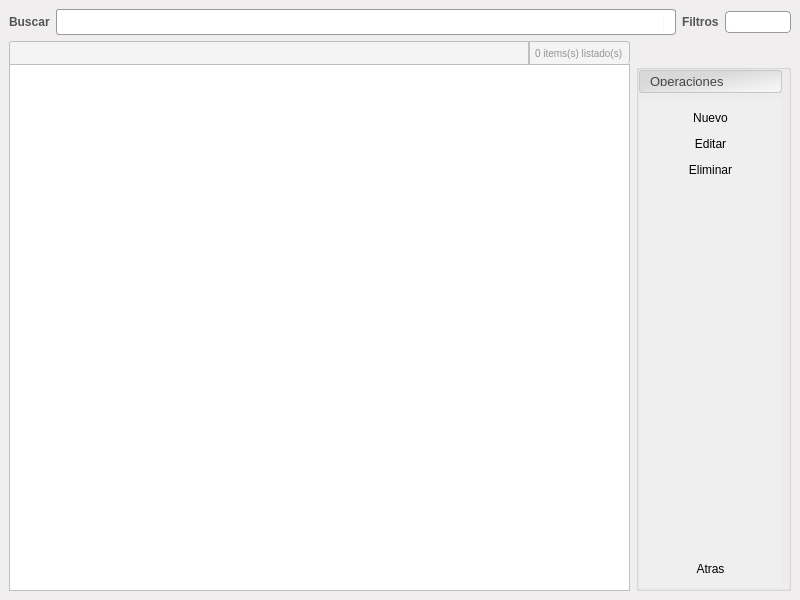
<?xml version="1.0" encoding="UTF-8"?>
<ui version="4.0">
 <class>MainWindow</class>
 <widget class="QMainWindow" name="MainWindow">
  <property name="geometry">
   <rect>
    <x>0</x>
    <y>0</y>
    <width>800</width>
    <height>600</height>
   </rect>
  </property>
  <property name="windowTitle">
   <string>MainWindow</string>
  </property>
  <property name="styleSheet">
   <string notr="true">QMainWindow{
background-color:#F0EEEE ;

border-top-left-radius: 6px 6px;
border-top-right-radius: 6px 6px;
border-bottom-right-radius: 6px 6px;
border-bottom-left-radius: 6px 6px;

}</string>
  </property>
  <widget class="QWidget" name="centralwidget">
   <layout class="QVBoxLayout" name="verticalLayout_3">
    <item>
     <layout class="QVBoxLayout" name="verticalLayout_2">
      <item>
       <layout class="QHBoxLayout" name="horizontalLayout">
        <item>
         <widget class="QLabel" name="label_2">
          <property name="styleSheet">
           <string notr="true">QLabel{
color:rgb(85, 85, 85);
font:bold;
font-family: Ubuntu, Helvetica, sans-serif;
}</string>
          </property>
          <property name="text">
           <string>Buscar</string>
          </property>
         </widget>
        </item>
        <item>
         <layout class="QHBoxLayout" name="horizontalLayout_5">
          <property name="spacing">
           <number>0</number>
          </property>
          <property name="sizeConstraint">
           <enum>QLayout::SetDefaultConstraint</enum>
          </property>
          <item>
           <widget class="QLineEdit" name="leBusqueda">
            <property name="sizePolicy">
             <sizepolicy hsizetype="Expanding" vsizetype="Fixed">
              <horstretch>0</horstretch>
              <verstretch>0</verstretch>
             </sizepolicy>
            </property>
            <property name="minimumSize">
             <size>
              <width>96</width>
              <height>0</height>
             </size>
            </property>
            <property name="styleSheet">
             <string notr="true">QLineEdit { 
border: 1px solid #999999; 
padding: 2px 2px 2px 2px;
min-width: 90px;
height: 20px;

border-top-left-radius: 3px ;
border-top-right-radius: 0px solid white;
border-bottom-right-radius: 0px ;
border-bottom-left-radius: 3px;

}</string>
            </property>
           </widget>
          </item>
          <item>
           <widget class="QLabel" name="lbLupita">
            <property name="sizePolicy">
             <sizepolicy hsizetype="Fixed" vsizetype="Preferred">
              <horstretch>0</horstretch>
              <verstretch>0</verstretch>
             </sizepolicy>
            </property>
            <property name="minimumSize">
             <size>
              <width>0</width>
              <height>26</height>
             </size>
            </property>
            <property name="maximumSize">
             <size>
              <width>30</width>
              <height>26</height>
             </size>
            </property>
            <property name="styleSheet">
             <string notr="true">QLabel { 
background: white;
border: 1px solid #999999; 
padding: 2px 2px 2px 2px;

height: 30px;
width:26px;

border-top-left-radius: 0px ;
border-top-right-radius: 3px;
border-bottom-right-radius: 3px;
border-bottom-left-radius: 0px;

border-left: 0px solid white;
}</string>
            </property>
            <property name="text">
             <string/>
            </property>
            <property name="pixmap">
             <pixmap resource="images_rc/images.qrc">:/newPrefix/find.png</pixmap>
            </property>
            <property name="scaledContents">
             <bool>true</bool>
            </property>
            <property name="alignment">
             <set>Qt::AlignCenter</set>
            </property>
           </widget>
          </item>
         </layout>
        </item>
        <item>
         <widget class="QLabel" name="label_5">
          <property name="styleSheet">
           <string notr="true">QLabel{
color:rgb(85, 85, 85);
font:bold;
font-family: Ubuntu, Helvetica, sans-serif;
}</string>
          </property>
          <property name="text">
           <string>Filtros</string>
          </property>
         </widget>
        </item>
        <item>
         <widget class="QComboBox" name="cbCampos">
          <property name="styleSheet">
           <string notr="true">QComboBox {
border: 1px solid #999999; 
border-radius: 4px;
padding: 2px 2px 2px 2px;
min-width: 6em;
}

QComboBox::down-arrow {
image: url(:newPrefix/arrow_down.png);
height: 10px;
}
QComboBox:editable {
background: white;
border-radius: 0px;
}
QComboBox::drop-down { border-style: none}</string>
          </property>
         </widget>
        </item>
       </layout>
      </item>
     </layout>
    </item>
    <item>
     <layout class="QVBoxLayout" name="verticalLayout">
      <property name="spacing">
       <number>0</number>
      </property>
      <item>
       <layout class="QHBoxLayout" name="horizontalLayout_6" stretch="4,1">
        <property name="spacing">
         <number>6</number>
        </property>
        <item>
         <layout class="QHBoxLayout" name="horizontalLayout_4">
          <property name="spacing">
           <number>0</number>
          </property>
          <item>
           <widget class="QLabel" name="lbTitulo">
            <property name="sizePolicy">
             <sizepolicy hsizetype="Expanding" vsizetype="Minimum">
              <horstretch>0</horstretch>
              <verstretch>0</verstretch>
             </sizepolicy>
            </property>
            <property name="minimumSize">
             <size>
              <width>42</width>
              <height>0</height>
             </size>
            </property>
            <property name="styleSheet">
             <string notr="true">QLabel {
color: #252424;
background-color:rgb(244, 244, 244);

padding:3px;
font: bold 14px;
font-family: Ubuntu, Helvetica, sans-serif;
border: 1px solid #BFBFBF;

border-bottom: 0px solid white;
border-top-left-radius: 3px ;
border-top-right-radius: 0px solid white;
border-bottom-right-radius: 0px ;

}</string>
            </property>
            <property name="text">
             <string>&lt;Nombre lista&gt;</string>
            </property>
           </widget>
          </item>
          <item>
           <widget class="QLabel" name="lbCantidadItems">
            <property name="sizePolicy">
             <sizepolicy hsizetype="Preferred" vsizetype="Preferred">
              <horstretch>0</horstretch>
              <verstretch>0</verstretch>
             </sizepolicy>
            </property>
            <property name="minimumSize">
             <size>
              <width>42</width>
              <height>0</height>
             </size>
            </property>
            <property name="styleSheet">
             <string notr="true">QLabel {
color: rgb(147, 147, 147);
background-color:rgb(244, 244, 244);

padding:3px;
font: 10px;
font-family: Ubuntu, Helvetica, sans-serif;
border: 1px solid #BFBFBF;

border-top-left-radius: 0px solid rgb(244, 244, 244);
border-top-right-radius: 3px;
border-bottom-right-radius: 3px;
border-bottom-left-radius: 0px;
border-bottom: 0px solid white;
}</string>
            </property>
            <property name="text">
             <string>0 items(s) listado(s)</string>
            </property>
           </widget>
          </item>
         </layout>
        </item>
        <item>
         <widget class="QLabel" name="label_3">
          <property name="text">
           <string/>
          </property>
         </widget>
        </item>
       </layout>
      </item>
      <item>
       <layout class="QHBoxLayout" name="horizontalLayout_2" stretch="4,1">
        <property name="spacing">
         <number>6</number>
        </property>
        <item>
         <widget class="QTableWidget" name="twDatos">
          <property name="font">
           <font>
            <family>Ubuntu,Helvetica,sans-serif</family>
           </font>
          </property>
          <property name="styleSheet">
           <string notr="true">QHeaderView::section {
border-radius: 3px;
padding: 2px 4px 2px 4px;

/* Fuente */
color: #3A3939;
text-align: left;
font-family: Ubuntu, Helvetica, sans-serif;

background-color:rgb(244, 244, 244);
/*qlineargradient(spread:reflect, x1:1, y1:1, x2:1, y2:0, stop:0 rgba(240, 240, 240, 255), stop:0.509174 rgba(250, 250, 250, 255), stop:0.963303 rgba(255, 255, 255, 255));*/
/* Bordes */
border-bottom: 1px solid #E3E3E3;
border-top: 1px solid #FFFFFF;
padding:6px;
border-top-left-radius: 0px;

}

QTableWidget{
font-family: Ubuntu, Helvetica, sans-serif;
/*font-size: 12px;*/
text-align: left;

border: 1px solid #BFBFBF;

}</string>
          </property>
          <property name="frameShape">
           <enum>QFrame::Box</enum>
          </property>
          <property name="lineWidth">
           <number>0</number>
          </property>
          <property name="editTriggers">
           <set>QAbstractItemView::AnyKeyPressed</set>
          </property>
          <property name="alternatingRowColors">
           <bool>true</bool>
          </property>
          <property name="selectionMode">
           <enum>QAbstractItemView::SingleSelection</enum>
          </property>
          <property name="selectionBehavior">
           <enum>QAbstractItemView::SelectRows</enum>
          </property>
          <property name="textElideMode">
           <enum>Qt::ElideLeft</enum>
          </property>
          <property name="verticalScrollMode">
           <enum>QAbstractItemView::ScrollPerItem</enum>
          </property>
          <property name="horizontalScrollMode">
           <enum>QAbstractItemView::ScrollPerItem</enum>
          </property>
          <property name="showGrid">
           <bool>true</bool>
          </property>
          <property name="gridStyle">
           <enum>Qt::NoPen</enum>
          </property>
          <property name="sortingEnabled">
           <bool>true</bool>
          </property>
          <property name="wordWrap">
           <bool>true</bool>
          </property>
          <property name="cornerButtonEnabled">
           <bool>false</bool>
          </property>
          <attribute name="horizontalHeaderVisible">
           <bool>true</bool>
          </attribute>
          <attribute name="horizontalHeaderHighlightSections">
           <bool>true</bool>
          </attribute>
          <attribute name="horizontalHeaderShowSortIndicator" stdset="0">
           <bool>true</bool>
          </attribute>
          <attribute name="horizontalHeaderStretchLastSection">
           <bool>true</bool>
          </attribute>
          <attribute name="verticalHeaderVisible">
           <bool>false</bool>
          </attribute>
          <attribute name="verticalHeaderCascadingSectionResizes">
           <bool>true</bool>
          </attribute>
          <attribute name="verticalHeaderDefaultSectionSize">
           <number>24</number>
          </attribute>
          <attribute name="verticalHeaderHighlightSections">
           <bool>false</bool>
          </attribute>
          <attribute name="verticalHeaderShowSortIndicator" stdset="0">
           <bool>false</bool>
          </attribute>
          <attribute name="verticalHeaderStretchLastSection">
           <bool>false</bool>
          </attribute>
         </widget>
        </item>
        <item>
         <widget class="QGroupBox" name="gbDetalles">
          <property name="sizePolicy">
           <sizepolicy hsizetype="Expanding" vsizetype="Expanding">
            <horstretch>0</horstretch>
            <verstretch>0</verstretch>
           </sizepolicy>
          </property>
          <property name="title">
           <string/>
          </property>
          <layout class="QHBoxLayout" name="horizontalLayout_3">
           <property name="spacing">
            <number>0</number>
           </property>
           <property name="leftMargin">
            <number>0</number>
           </property>
           <property name="topMargin">
            <number>0</number>
           </property>
           <property name="rightMargin">
            <number>6</number>
           </property>
           <property name="bottomMargin">
            <number>0</number>
           </property>
           <item>
            <widget class="QToolBox" name="toolBox">
             <property name="sizePolicy">
              <sizepolicy hsizetype="Preferred" vsizetype="Expanding">
               <horstretch>0</horstretch>
               <verstretch>0</verstretch>
              </sizepolicy>
             </property>
             <property name="font">
              <font>
               <pointsize>10</pointsize>
              </font>
             </property>
             <property name="styleSheet">
              <string notr="true">QToolBox::tab {
color:rgb(68, 68, 68);
background-color: qlineargradient(spread:reflect, x1:0.195, y1:0.176136, x2:1, y2:1, stop:0.195238 rgba(217, 217, 217, 255), stop:0.842857 rgba(244, 244, 244, 255));
border: 1px solid rgb(199, 199, 199);
border-radius: 3px;
padding:6px;
}
</string>
             </property>
             <widget class="QWidget" name="widget">
              <property name="geometry">
               <rect>
                <x>0</x>
                <y>0</y>
                <width>140</width>
                <height>464</height>
               </rect>
              </property>
              <attribute name="label">
               <string>Operaciones </string>
              </attribute>
              <layout class="QVBoxLayout" name="verticalLayout_6">
               <item>
                <widget class="QPushButton" name="btAgregar">
                 <property name="cursor">
                  <cursorShape>PointingHandCursor</cursorShape>
                 </property>
                 <property name="styleSheet">
                  <string notr="true"> QPushButton {
     border: 1px solid #8f8f91;
     border-radius: 5px;
     background-color: qlineargradient(x1: 0, y1: 0, x2: 0, y2: 1,
                                       stop: 0 #f6f7fa, stop: 1 #dadbde);
padding: 3px 15px;
 }

 QPushButton:pressed {
     background-color: qlineargradient(x1: 0, y1: 0, x2: 0, y2: 1,
                                       stop: 0 #dadbde, stop: 1 #f6f7fa);
 }

 QPushButton:flat {
     border: none; /* no border for a flat push button */
 }

 QPushButton:default {
     border-color: navy; /* make the default button prominent */
 }
</string>
                 </property>
                 <property name="text">
                  <string>Nuevo</string>
                 </property>
                 <property name="flat">
                  <bool>true</bool>
                 </property>
                </widget>
               </item>
               <item>
                <widget class="QPushButton" name="btEditar">
                 <property name="cursor">
                  <cursorShape>PointingHandCursor</cursorShape>
                 </property>
                 <property name="styleSheet">
                  <string notr="true"> QPushButton {
     border: 1px solid #8f8f91;
     border-radius: 5px;
     background-color: qlineargradient(x1: 0, y1: 0, x2: 0, y2: 1,
                                       stop: 0 #f6f7fa, stop: 1 #dadbde);
padding: 3px 15px;
 }

 QPushButton:pressed {
     background-color: qlineargradient(x1: 0, y1: 0, x2: 0, y2: 1,
                                       stop: 0 #dadbde, stop: 1 #f6f7fa);
 }

 QPushButton:flat {
     border: none; /* no border for a flat push button */
 }

 QPushButton:default {
     border-color: navy; /* make the default button prominent */
 }
</string>
                 </property>
                 <property name="text">
                  <string>Editar</string>
                 </property>
                 <property name="flat">
                  <bool>true</bool>
                 </property>
                </widget>
               </item>
               <item>
                <widget class="QPushButton" name="btEliminar">
                 <property name="cursor">
                  <cursorShape>PointingHandCursor</cursorShape>
                 </property>
                 <property name="styleSheet">
                  <string notr="true"> QPushButton {
     border: 1px solid #8f8f91;
     border-radius: 5px;
     background-color: qlineargradient(x1: 0, y1: 0, x2: 0, y2: 1,
                                       stop: 0 #f6f7fa, stop: 1 #dadbde);
padding: 3px 15px;
 }

 QPushButton:pressed {
     background-color: qlineargradient(x1: 0, y1: 0, x2: 0, y2: 1,
                                       stop: 0 #dadbde, stop: 1 #f6f7fa);
 }

 QPushButton:flat {
     border: none; /* no border for a flat push button */
 }

 QPushButton:default {
     border-color: navy; /* make the default button prominent */
 }
</string>
                 </property>
                 <property name="text">
                  <string>Eliminar</string>
                 </property>
                 <property name="flat">
                  <bool>true</bool>
                 </property>
                </widget>
               </item>
               <item>
                <spacer name="verticalSpacer_2">
                 <property name="orientation">
                  <enum>Qt::Vertical</enum>
                 </property>
                 <property name="sizeHint" stdset="0">
                  <size>
                   <width>20</width>
                   <height>382</height>
                  </size>
                 </property>
                </spacer>
               </item>
               <item>
                <widget class="QPushButton" name="btAtras">
                 <property name="cursor">
                  <cursorShape>PointingHandCursor</cursorShape>
                 </property>
                 <property name="styleSheet">
                  <string notr="true"> QPushButton {
     border: 1px solid #8f8f91;
     border-radius: 5px;
     background-color: qlineargradient(x1: 0, y1: 0, x2: 0, y2: 1,
                                       stop: 0 #f6f7fa, stop: 1 #dadbde);
padding: 3px 15px;
 }

 QPushButton:pressed {
     background-color: qlineargradient(x1: 0, y1: 0, x2: 0, y2: 1,
                                       stop: 0 #dadbde, stop: 1 #f6f7fa);
 }

 QPushButton:flat {
     border: none; /* no border for a flat push button */
 }

 QPushButton:default {
     border-color: navy; /* make the default button prominent */
 }
</string>
                 </property>
                 <property name="text">
                  <string>Atras</string>
                 </property>
                 <property name="flat">
                  <bool>true</bool>
                 </property>
                </widget>
               </item>
              </layout>
             </widget>
            </widget>
           </item>
          </layout>
         </widget>
        </item>
       </layout>
      </item>
     </layout>
    </item>
   </layout>
  </widget>
 </widget>
 <resources>
  <include location="images_rc/images.qrc"/>
 </resources>
 <connections>
  <connection>
   <sender>cbCampos</sender>
   <signal>currentIndexChanged(int)</signal>
   <receiver>leBusqueda</receiver>
   <slot>setFocus()</slot>
   <hints>
    <hint type="sourcelabel">
     <x>675</x>
     <y>23</y>
    </hint>
    <hint type="destinationlabel">
     <x>406</x>
     <y>23</y>
    </hint>
   </hints>
  </connection>
 </connections>
</ui>
